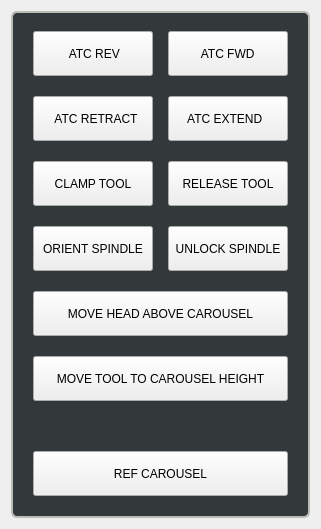
       <widget class="QWidget" name="manual_atc_tab">
        <attribute name="title">
         <string>MANUAL ATC</string>
        </attribute>
        <layout class="QHBoxLayout" name="horizontalLayout_11">
         <item>
          <widget class="QWidget" name="widget_64" native="true">
           <property name="sizePolicy">
            <sizepolicy hsizetype="Preferred" vsizetype="Preferred">
             <horstretch>0</horstretch>
             <verstretch>0</verstretch>
            </sizepolicy>
           </property>
           <property name="maximumSize">
            <size>
             <width>300</width>
             <height>16777215</height>
            </size>
           </property>
           <property name="styleSheet">
            <string notr="true">.QWidget {
    background-color: rgb(51, 57, 59);
    border-style: solid;
    border-color: rgb(186, 189, 182);
    border-width: 2px;
    border-radius: 6px;
    padding-left: 10px;
    padding-right: 10px;
}</string>
           </property>
           <layout class="QVBoxLayout" name="verticalLayout_66">
            <property name="spacing">
             <number>16</number>
            </property>
            <property name="leftMargin">
             <number>20</number>
            </property>
            <property name="topMargin">
             <number>18</number>
            </property>
            <property name="rightMargin">
             <number>20</number>
            </property>
            <property name="bottomMargin">
             <number>20</number>
            </property>
            <item>
             <layout class="QHBoxLayout" name="horizontalLayout_115" stretch="0,0">
              <property name="spacing">
               <number>15</number>
              </property>
              <property name="sizeConstraint">
               <enum>QLayout::SetFixedSize</enum>
              </property>
              <property name="leftMargin">
               <number>2</number>
              </property>
              <property name="topMargin">
               <number>2</number>
              </property>
              <property name="rightMargin">
               <number>2</number>
              </property>
              <property name="bottomMargin">
               <number>2</number>
              </property>
              <item>
               <widget class="MDIButton" name="atc_rev_button">
                <property name="sizePolicy">
                 <sizepolicy hsizetype="Preferred" vsizetype="Fixed">
                  <horstretch>1</horstretch>
                  <verstretch>0</verstretch>
                 </sizepolicy>
                </property>
                <property name="minimumSize">
                 <size>
                  <width>120</width>
                  <height>45</height>
                 </size>
                </property>
                <property name="maximumSize">
                 <size>
                  <width>16777215</width>
                  <height>45</height>
                 </size>
                </property>
                <property name="mouseTracking">
                 <bool>true</bool>
                </property>
                <property name="tabletTracking">
                 <bool>false</bool>
                </property>
                <property name="focusPolicy">
                 <enum>Qt::NoFocus</enum>
                </property>
                <property name="toolTip">
                 <string>M11P1 User Defined Macro Call from Subroutine Folder</string>
                </property>
                <property name="toolTipDuration">
                 <number>-1</number>
                </property>
                <property name="styleSheet">
                 <string notr="true">MDIButton {
    font: 15pt &quot;Bebas Kai&quot;;
}</string>
                </property>
                <property name="text">
                 <string> ATC REV</string>
                </property>
                <property name="icon">
                 <iconset resource="../../../../src/probe_basic/probe_basic.qrc">
                  <normaloff>:/images/ccw_arrow.png</normaloff>:/images/ccw_arrow.png</iconset>
                </property>
                <property name="iconSize">
                 <size>
                  <width>20</width>
                  <height>20</height>
                 </size>
                </property>
                <property name="MDICommand" stdset="0">
                 <string>M12P1</string>
                </property>
               </widget>
              </item>
              <item>
               <widget class="MDIButton" name="atc_fwd_button">
                <property name="sizePolicy">
                 <sizepolicy hsizetype="Preferred" vsizetype="Fixed">
                  <horstretch>1</horstretch>
                  <verstretch>0</verstretch>
                 </sizepolicy>
                </property>
                <property name="minimumSize">
                 <size>
                  <width>120</width>
                  <height>45</height>
                 </size>
                </property>
                <property name="maximumSize">
                 <size>
                  <width>16777215</width>
                  <height>45</height>
                 </size>
                </property>
                <property name="focusPolicy">
                 <enum>Qt::NoFocus</enum>
                </property>
                <property name="toolTip">
                 <string>M12 P1 User Defined Macro Call from Subroutine Folder</string>
                </property>
                <property name="layoutDirection">
                 <enum>Qt::RightToLeft</enum>
                </property>
                <property name="styleSheet">
                 <string notr="true">MDIButton {
    font: 15pt &quot;Bebas Kai&quot;;
}</string>
                </property>
                <property name="text">
                 <string> ATC FWD </string>
                </property>
                <property name="icon">
                 <iconset resource="../../../../src/probe_basic/probe_basic.qrc">
                  <normaloff>:/images/cw_arrow.png</normaloff>:/images/cw_arrow.png</iconset>
                </property>
                <property name="iconSize">
                 <size>
                  <width>20</width>
                  <height>20</height>
                 </size>
                </property>
                <property name="MDICommand" stdset="0">
                 <string>M11P1</string>
                </property>
               </widget>
              </item>
             </layout>
            </item>
            <item>
             <layout class="QHBoxLayout" name="horizontalLayout_116" stretch="0,0">
              <property name="spacing">
               <number>15</number>
              </property>
              <property name="sizeConstraint">
               <enum>QLayout::SetFixedSize</enum>
              </property>
              <property name="leftMargin">
               <number>2</number>
              </property>
              <property name="topMargin">
               <number>2</number>
              </property>
              <property name="rightMargin">
               <number>2</number>
              </property>
              <property name="bottomMargin">
               <number>2</number>
              </property>
              <item>
               <widget class="SubCallButton" name="atc_retract_button">
                <property name="sizePolicy">
                 <sizepolicy hsizetype="Preferred" vsizetype="Fixed">
                  <horstretch>1</horstretch>
                  <verstretch>0</verstretch>
                 </sizepolicy>
                </property>
                <property name="minimumSize">
                 <size>
                  <width>120</width>
                  <height>45</height>
                 </size>
                </property>
                <property name="maximumSize">
                 <size>
                  <width>16777215</width>
                  <height>45</height>
                 </size>
                </property>
                <property name="layoutDirection">
                 <enum>Qt::LeftToRight</enum>
                </property>
                <property name="styleSheet">
                 <string notr="true">SubCallButton {
    color: white;
    border-color: black;
    border-style: solid;
    border-radius: 5px;
    border-width: 2px;
    background: qlineargradient(spread:pad, x1:0, y1:1, x2:0, y2:0, stop:0 rgba(213, 218, 216, 255), stop:0.169312 rgba(82, 82, 83, 255), stop:0.328042 rgba(72, 70, 73, 255), stop:0.492063 rgba(78, 77, 79, 255), stop:0.703704 rgba(72, 70, 73, 255), stop:0.86 rgba(82, 82, 83, 255), stop:1 rgba(213, 218, 216, 255));
    font-family: &quot;Bebas Kai&quot;;
    font-size: 15pt;
}

SubCallButton:disabled {
    border-color: gray;
}

SubCallButton:hover {
    background:  qlineargradient(x1: 0, y1: 0, x2: 0, y2: 1, stop: 0 #A19E9E, stop: 1.0 #5C5959);
}

SubCallButton:pressed {
    background:  qlineargradient(spread:pad, x1:0, y1:0, x2:0, y2:1, stop:0 rgba(85, 85, 238, 255), stop:0.544974 rgba(90, 91, 239, 255), stop:1 rgba(126, 135, 243, 255));
}
</string>
                </property>
                <property name="text">
                 <string>  ATC RETRACT</string>
                </property>
                <property name="icon">
                 <iconset resource="../../../../src/probe_basic/probe_basic.qrc">
                  <normaloff>:/images/left_arrow.png</normaloff>:/images/left_arrow.png</iconset>
                </property>
                <property name="iconSize">
                 <size>
                  <width>20</width>
                  <height>20</height>
                 </size>
                </property>
                <property name="filename" stdset="0">
                 <string>retractatc.ngc</string>
                </property>
               </widget>
              </item>
              <item>
               <widget class="SubCallButton" name="atc_extend_button">
                <property name="sizePolicy">
                 <sizepolicy hsizetype="Preferred" vsizetype="Fixed">
                  <horstretch>1</horstretch>
                  <verstretch>0</verstretch>
                 </sizepolicy>
                </property>
                <property name="minimumSize">
                 <size>
                  <width>120</width>
                  <height>45</height>
                 </size>
                </property>
                <property name="maximumSize">
                 <size>
                  <width>16777215</width>
                  <height>45</height>
                 </size>
                </property>
                <property name="layoutDirection">
                 <enum>Qt::RightToLeft</enum>
                </property>
                <property name="styleSheet">
                 <string notr="true">SubCallButton {
    color: white;
    border-color: black;
    border-style: solid;
    border-radius: 5px;
    border-width: 2px;
    background: qlineargradient(spread:pad, x1:0, y1:1, x2:0, y2:0, stop:0 rgba(213, 218, 216, 255), stop:0.169312 rgba(82, 82, 83, 255), stop:0.328042 rgba(72, 70, 73, 255), stop:0.492063 rgba(78, 77, 79, 255), stop:0.703704 rgba(72, 70, 73, 255), stop:0.86 rgba(82, 82, 83, 255), stop:1 rgba(213, 218, 216, 255));
    font-family: &quot;Bebas Kai&quot;;
    font-size: 15pt;
}

SubCallButton:disabled {
    border-color: gray;
}

SubCallButton:hover {
    background:  qlineargradient(x1: 0, y1: 0, x2: 0, y2: 1, stop: 0 #A19E9E, stop: 1.0 #5C5959);
}

SubCallButton:pressed {
    background:  qlineargradient(spread:pad, x1:0, y1:0, x2:0, y2:1, stop:0 rgba(85, 85, 238, 255), stop:0.544974 rgba(90, 91, 239, 255), stop:1 rgba(126, 135, 243, 255));
}
</string>
                </property>
                <property name="text">
                 <string>ATC EXTEND  </string>
                </property>
                <property name="icon">
                 <iconset resource="../../../../src/probe_basic/probe_basic.qrc">
                  <normaloff>:/images/right_arrow.png</normaloff>:/images/right_arrow.png</iconset>
                </property>
                <property name="iconSize">
                 <size>
                  <width>20</width>
                  <height>20</height>
                 </size>
                </property>
                <property name="filename" stdset="0">
                 <string>extendatc.ngc</string>
                </property>
               </widget>
              </item>
             </layout>
            </item>
            <item>
             <layout class="QHBoxLayout" name="horizontalLayout_117" stretch="0,0">
              <property name="spacing">
               <number>15</number>
              </property>
              <property name="leftMargin">
               <number>2</number>
              </property>
              <property name="topMargin">
               <number>2</number>
              </property>
              <property name="rightMargin">
               <number>2</number>
              </property>
              <property name="bottomMargin">
               <number>2</number>
              </property>
              <item>
               <widget class="SubCallButton" name="clamp_tool_button">
                <property name="sizePolicy">
                 <sizepolicy hsizetype="Preferred" vsizetype="Fixed">
                  <horstretch>1</horstretch>
                  <verstretch>0</verstretch>
                 </sizepolicy>
                </property>
                <property name="minimumSize">
                 <size>
                  <width>120</width>
                  <height>45</height>
                 </size>
                </property>
                <property name="maximumSize">
                 <size>
                  <width>16777215</width>
                  <height>45</height>
                 </size>
                </property>
                <property name="styleSheet">
                 <string notr="true">SubCallButton {
    color: white;
    border-color: black;
    border-style: solid;
    border-radius: 5px;
    border-width: 2px;
    background: qlineargradient(spread:pad, x1:0, y1:1, x2:0, y2:0, stop:0 rgba(213, 218, 216, 255), stop:0.169312 rgba(82, 82, 83, 255), stop:0.328042 rgba(72, 70, 73, 255), stop:0.492063 rgba(78, 77, 79, 255), stop:0.703704 rgba(72, 70, 73, 255), stop:0.86 rgba(82, 82, 83, 255), stop:1 rgba(213, 218, 216, 255));
    font-family: &quot;Bebas Kai&quot;;
    font-size: 15pt;
}

SubCallButton:disabled {
    border-color: gray;
}

SubCallButton:hover {
    background:  qlineargradient(x1: 0, y1: 0, x2: 0, y2: 1, stop: 0 #A19E9E, stop: 1.0 #5C5959);
}

SubCallButton:pressed {
    background:  qlineargradient(spread:pad, x1:0, y1:0, x2:0, y2:1, stop:0 rgba(85, 85, 238, 255), stop:0.544974 rgba(90, 91, 239, 255), stop:1 rgba(126, 135, 243, 255));
}
</string>
                </property>
                <property name="text">
                 <string>CLAMP TOOL</string>
                </property>
                <property name="filename" stdset="0">
                 <string>clamptool.ngc</string>
                </property>
               </widget>
              </item>
              <item>
               <widget class="SubCallButton" name="release_tool_button">
                <property name="sizePolicy">
                 <sizepolicy hsizetype="Preferred" vsizetype="Fixed">
                  <horstretch>1</horstretch>
                  <verstretch>0</verstretch>
                 </sizepolicy>
                </property>
                <property name="minimumSize">
                 <size>
                  <width>120</width>
                  <height>45</height>
                 </size>
                </property>
                <property name="maximumSize">
                 <size>
                  <width>16777215</width>
                  <height>45</height>
                 </size>
                </property>
                <property name="styleSheet">
                 <string notr="true">SubCallButton {
    color: white;
    border-color: black;
    border-style: solid;
    border-radius: 5px;
    border-width: 2px;
    background: qlineargradient(spread:pad, x1:0, y1:1, x2:0, y2:0, stop:0 rgba(213, 218, 216, 255), stop:0.169312 rgba(82, 82, 83, 255), stop:0.328042 rgba(72, 70, 73, 255), stop:0.492063 rgba(78, 77, 79, 255), stop:0.703704 rgba(72, 70, 73, 255), stop:0.86 rgba(82, 82, 83, 255), stop:1 rgba(213, 218, 216, 255));
    font-family: &quot;Bebas Kai&quot;;
    font-size: 15pt;
}

SubCallButton:disabled {
    border-color: gray;
}

SubCallButton:hover {
    background:  qlineargradient(x1: 0, y1: 0, x2: 0, y2: 1, stop: 0 #A19E9E, stop: 1.0 #5C5959);
}

SubCallButton:pressed {
    background:  qlineargradient(spread:pad, x1:0, y1:0, x2:0, y2:1, stop:0 rgba(85, 85, 238, 255), stop:0.544974 rgba(90, 91, 239, 255), stop:1 rgba(126, 135, 243, 255));
}
</string>
                </property>
                <property name="text">
                 <string>RELEASE TOOL</string>
                </property>
                <property name="filename" stdset="0">
                 <string>unclamptool.ngc</string>
                </property>
               </widget>
              </item>
             </layout>
            </item>
            <item>
             <layout class="QHBoxLayout" name="horizontalLayout_152" stretch="0,0">
              <property name="spacing">
               <number>15</number>
              </property>
              <property name="leftMargin">
               <number>2</number>
              </property>
              <property name="topMargin">
               <number>2</number>
              </property>
              <property name="rightMargin">
               <number>2</number>
              </property>
              <property name="bottomMargin">
               <number>2</number>
              </property>
              <item>
               <widget class="SubCallButton" name="spindle_orientation">
                <property name="sizePolicy">
                 <sizepolicy hsizetype="Preferred" vsizetype="Fixed">
                  <horstretch>1</horstretch>
                  <verstretch>0</verstretch>
                 </sizepolicy>
                </property>
                <property name="minimumSize">
                 <size>
                  <width>120</width>
                  <height>45</height>
                 </size>
                </property>
                <property name="maximumSize">
                 <size>
                  <width>16777215</width>
                  <height>45</height>
                 </size>
                </property>
                <property name="styleSheet">
                 <string notr="true">SubCallButton {
    color: white;
    border-color: black;
    border-style: solid;
    border-radius: 5px;
    border-width: 2px;
    background: qlineargradient(spread:pad, x1:0, y1:1, x2:0, y2:0, stop:0 rgba(213, 218, 216, 255), stop:0.169312 rgba(82, 82, 83, 255), stop:0.328042 rgba(72, 70, 73, 255), stop:0.492063 rgba(78, 77, 79, 255), stop:0.703704 rgba(72, 70, 73, 255), stop:0.86 rgba(82, 82, 83, 255), stop:1 rgba(213, 218, 216, 255));
    font-family: &quot;Bebas Kai&quot;;
    font-size: 15pt;
}

SubCallButton:disabled {
    border-color: gray;
}

SubCallButton:hover {
    background:  qlineargradient(x1: 0, y1: 0, x2: 0, y2: 1, stop: 0 #A19E9E, stop: 1.0 #5C5959);
}

SubCallButton:pressed {
    background:  qlineargradient(spread:pad, x1:0, y1:0, x2:0, y2:1, stop:0 rgba(85, 85, 238, 255), stop:0.544974 rgba(90, 91, 239, 255), stop:1 rgba(126, 135, 243, 255));
}
</string>
                </property>
                <property name="text">
                 <string>ORIENT SPINDLE</string>
                </property>
                <property name="checkable">
                 <bool>true</bool>
                </property>
                <property name="filename" stdset="0">
                 <string>orientspindle.ngc</string>
                </property>
               </widget>
              </item>
              <item>
               <widget class="MDIButton" name="unlock_spindle">
                <property name="sizePolicy">
                 <sizepolicy hsizetype="Preferred" vsizetype="Fixed">
                  <horstretch>1</horstretch>
                  <verstretch>0</verstretch>
                 </sizepolicy>
                </property>
                <property name="minimumSize">
                 <size>
                  <width>120</width>
                  <height>45</height>
                 </size>
                </property>
                <property name="maximumSize">
                 <size>
                  <width>16777215</width>
                  <height>45</height>
                 </size>
                </property>
                <property name="focusPolicy">
                 <enum>Qt::NoFocus</enum>
                </property>
                <property name="toolTip">
                 <string>M112 User Defined Macro Call from Subroutine Folder</string>
                </property>
                <property name="layoutDirection">
                 <enum>Qt::RightToLeft</enum>
                </property>
                <property name="styleSheet">
                 <string notr="true">MDIButton {
    font: 15pt &quot;Bebas Kai&quot;;
}</string>
                </property>
                <property name="text">
                 <string>UNLOCK SPINDLE</string>
                </property>
                <property name="iconSize">
                 <size>
                  <width>20</width>
                  <height>20</height>
                 </size>
                </property>
                <property name="MDICommand" stdset="0">
                 <string>M5</string>
                </property>
               </widget>
              </item>
             </layout>
            </item>
            <item>
             <layout class="QHBoxLayout" name="horizontalLayout_174" stretch="0">
              <property name="spacing">
               <number>15</number>
              </property>
              <property name="leftMargin">
               <number>2</number>
              </property>
              <property name="topMargin">
               <number>2</number>
              </property>
              <property name="rightMargin">
               <number>2</number>
              </property>
              <property name="bottomMargin">
               <number>2</number>
              </property>
              <item>
               <widget class="SubCallButton" name="move_head_above_carousel_button">
                <property name="sizePolicy">
                 <sizepolicy hsizetype="Preferred" vsizetype="Fixed">
                  <horstretch>1</horstretch>
                  <verstretch>0</verstretch>
                 </sizepolicy>
                </property>
                <property name="minimumSize">
                 <size>
                  <width>120</width>
                  <height>45</height>
                 </size>
                </property>
                <property name="maximumSize">
                 <size>
                  <width>16777215</width>
                  <height>45</height>
                 </size>
                </property>
                <property name="styleSheet">
                 <string notr="true">SubCallButton {
    color: white;
    border-color: black;
    border-style: solid;
    border-radius: 5px;
    border-width: 2px;
    background: qlineargradient(spread:pad, x1:0, y1:1, x2:0, y2:0, stop:0 rgba(213, 218, 216, 255), stop:0.169312 rgba(82, 82, 83, 255), stop:0.328042 rgba(72, 70, 73, 255), stop:0.492063 rgba(78, 77, 79, 255), stop:0.703704 rgba(72, 70, 73, 255), stop:0.86 rgba(82, 82, 83, 255), stop:1 rgba(213, 218, 216, 255));
    font-family: &quot;Bebas Kai&quot;;
    font-size: 15pt;
}

SubCallButton:disabled {
    border-color: gray;
}

SubCallButton:hover {
    background:  qlineargradient(x1: 0, y1: 0, x2: 0, y2: 1, stop: 0 #A19E9E, stop: 1.0 #5C5959);
}

SubCallButton:pressed {
    background:  qlineargradient(spread:pad, x1:0, y1:0, x2:0, y2:1, stop:0 rgba(85, 85, 238, 255), stop:0.544974 rgba(90, 91, 239, 255), stop:1 rgba(126, 135, 243, 255));
}
</string>
                </property>
                <property name="text">
                 <string>MOVE HEAD ABOVE CAROUSEL</string>
                </property>
                <property name="filename" stdset="0">
                 <string>move_head_above_carousel.ngc</string>
                </property>
               </widget>
              </item>
             </layout>
            </item>
            <item>
             <layout class="QHBoxLayout" name="horizontalLayout_118" stretch="0">
              <property name="spacing">
               <number>15</number>
              </property>
              <property name="leftMargin">
               <number>2</number>
              </property>
              <property name="topMargin">
               <number>2</number>
              </property>
              <property name="rightMargin">
               <number>2</number>
              </property>
              <property name="bottomMargin">
               <number>2</number>
              </property>
              <item>
               <widget class="SubCallButton" name="move_tool_to_carousel_height_button">
                <property name="sizePolicy">
                 <sizepolicy hsizetype="Preferred" vsizetype="Fixed">
                  <horstretch>1</horstretch>
                  <verstretch>0</verstretch>
                 </sizepolicy>
                </property>
                <property name="minimumSize">
                 <size>
                  <width>120</width>
                  <height>45</height>
                 </size>
                </property>
                <property name="maximumSize">
                 <size>
                  <width>16777215</width>
                  <height>45</height>
                 </size>
                </property>
                <property name="styleSheet">
                 <string notr="true">SubCallButton {
    color: white;
    border-color: black;
    border-style: solid;
    border-radius: 5px;
    border-width: 2px;
    background: qlineargradient(spread:pad, x1:0, y1:1, x2:0, y2:0, stop:0 rgba(213, 218, 216, 255), stop:0.169312 rgba(82, 82, 83, 255), stop:0.328042 rgba(72, 70, 73, 255), stop:0.492063 rgba(78, 77, 79, 255), stop:0.703704 rgba(72, 70, 73, 255), stop:0.86 rgba(82, 82, 83, 255), stop:1 rgba(213, 218, 216, 255));
    font-family: &quot;Bebas Kai&quot;;
    font-size: 15pt;
}

SubCallButton:disabled {
    border-color: gray;
}

SubCallButton:hover {
    background:  qlineargradient(x1: 0, y1: 0, x2: 0, y2: 1, stop: 0 #A19E9E, stop: 1.0 #5C5959);
}

SubCallButton:pressed {
    background:  qlineargradient(spread:pad, x1:0, y1:0, x2:0, y2:1, stop:0 rgba(85, 85, 238, 255), stop:0.544974 rgba(90, 91, 239, 255), stop:1 rgba(126, 135, 243, 255));
}
</string>
                </property>
                <property name="text">
                 <string>MOVE TOOL TO CAROUSEL HEIGHT</string>
                </property>
                <property name="filename" stdset="0">
                 <string>move_tool_to_carousel_height.ngc</string>
                </property>
               </widget>
              </item>
             </layout>
            </item>
            <item>
             <widget class="QLabel" name="label_20">
              <property name="sizePolicy">
               <sizepolicy hsizetype="Preferred" vsizetype="Preferred">
                <horstretch>0</horstretch>
                <verstretch>0</verstretch>
               </sizepolicy>
              </property>
              <property name="alignment">
               <set>Qt::AlignCenter</set>
              </property>
             </widget>
            </item>
            <item>
             <layout class="QHBoxLayout" name="horizontalLayout_119">
              <property name="spacing">
               <number>15</number>
              </property>
              <property name="leftMargin">
               <number>2</number>
              </property>
              <property name="topMargin">
               <number>2</number>
              </property>
              <property name="rightMargin">
               <number>2</number>
              </property>
              <property name="bottomMargin">
               <number>2</number>
              </property>
              <item>
               <widget class="MDIButton" name="reference_carousel">
                <property name="sizePolicy">
                 <sizepolicy hsizetype="Preferred" vsizetype="Fixed">
                  <horstretch>1</horstretch>
                  <verstretch>0</verstretch>
                 </sizepolicy>
                </property>
                <property name="minimumSize">
                 <size>
                  <width>125</width>
                  <height>45</height>
                 </size>
                </property>
                <property name="maximumSize">
                 <size>
                  <width>16777215</width>
                  <height>45</height>
                 </size>
                </property>
                <property name="focusPolicy">
                 <enum>Qt::NoFocus</enum>
                </property>
                <property name="toolTip">
                 <string>M13 User Defined Macro Call from Subroutine Folder</string>
                </property>
                <property name="styleSheet">
                 <string notr="true">MDIButton {
    font: 15pt &quot;Bebas Kai&quot;;
}</string>
                </property>
                <property name="text">
                 <string>REF CAROUSEL</string>
                </property>
                <property name="iconSize">
                 <size>
                  <width>20</width>
                  <height>20</height>
                 </size>
                </property>
                <property name="MDICommand" stdset="0">
                 <string>M13</string>
                </property>
               </widget>
              </item>
             </layout>
            </item>
           </layout>
          </widget>
         </item>
        </layout>
       </widget>
